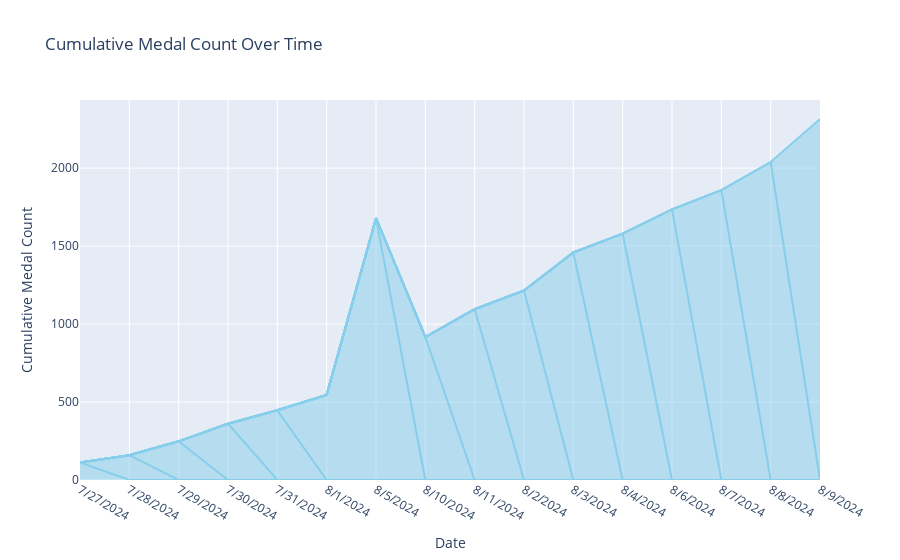

Notebook code for this chart:
### Code cell
# Area Chart: Cumulative Medal Count Over Time
area_data = df.groupby('medal_date').size().reset_index(name='medal_count')
area_data['cumulative'] = area_data['medal_count'].cumsum()
area_chart = px.area(area_data, 
                      x='medal_date', 
                      y='cumulative', 
                      title='Cumulative Medal Count Over Time',
                      labels={'medal_date': 'Date', 'cumulative': 'Cumulative Medal Count'},
                      line_group='medal_count',
                      color_discrete_sequence=['skyblue'])
area_chart.show()

### Figure 1 — Plotly figure (JSON) as saved in the notebook; plotly's stock layout.template omitted (floating-point values rounded to 4 significant figures)
{"data": [{"fillpattern": {"shape": ""}, "hovertemplate": "medal_count=112<br>Date=%{x}<br>Cumulative Medal Count=%{y}<extra></extra>", "legendgroup": "", "line": {"color": "skyblue"}, "marker": {"symbol": "circle"}, "mode": "lines", "name": "", "orientation": "v", "showlegend": false, "stackgroup": "1", "type": "scatter", "x": ["7/27/2024"], "xaxis": "x", "y": [112], "yaxis": "y"}, {"fillpattern": {"shape": ""}, "hovertemplate": "medal_count=47<br>Date=%{x}<br>Cumulative Medal Count=%{y}<extra></extra>", "legendgroup": "", "line": {"color": "skyblue"}, "marker": {"symbol": "circle"}, "mode": "lines", "name": "", "orientation": "v", "showlegend": false, "stackgroup": "1", "type": "scatter", "x": ["7/28/2024"], "xaxis": "x", "y": [159], "yaxis": "y"}, {"fillpattern": {"shape": ""}, "hovertemplate": "medal_count=89<br>Date=%{x}<br>Cumulative Medal Count=%{y}<extra></extra>", "legendgroup": "", "line": {"color": "skyblue"}, "marker": {"symbol": "circle"}, "mode": "lines", "name": "", "orientation": "v", "showlegend": false, "stackgroup": "1", "type": "scatter", "x": ["7/29/2024"], "xaxis": "x", "y": [248], "yaxis": "y"}, {"fillpattern": {"shape": ""}, "hovertemplate": "medal_count=113<br>Date=%{x}<br>Cumulative Medal Count=%{y}<extra></extra>", "legendgroup": "", "line": {"color": "skyblue"}, "marker": {"symbol": "circle"}, "mode": "lines", "name": "", "orientation": "v", "showlegend": false, "stackgroup": "1", "type": "scatter", "x": ["7/30/2024"], "xaxis": "x", "y": [361], "yaxis": "y"}, {"fillpattern": {"shape": ""}, "hovertemplate": "medal_count=86<br>Date=%{x}<br>Cumulative Medal Count=%{y}<extra></extra>", "legendgroup": "", "line": {"color": "skyblue"}, "marker": {"symbol": "circle"}, "mode": "lines", "name": "", "orientation": "v", "showlegend": false, "stackgroup": "1", "type": "scatter", "x": ["7/31/2024"], "xaxis": "x", "y": [447], "yaxis": "y"}, {"fillpattern": {"shape": ""}, "hovertemplate": "medal_count=99<br>Date=%{x}<br>Cumulative Medal Count=%{y}<extra></extra>", "legendgroup": "", "line": {"color": "skyblue"}, "marker": {"symbol": "circle"}, "mode": "lines", "name": "", "orientation": "v", "showlegend": false, "stackgroup": "1", "type": "scatter", "x": ["8/1/2024", "8/5/2024"], "xaxis": "x", "y": [546, 1679], "yaxis": "y"}, {"fillpattern": {"shape": ""}, "hovertemplate": "medal_count=371<br>Date=%{x}<br>Cumulative Medal Count=%{y}<extra></extra>", "legendgroup": "", "line": {"color": "skyblue"}, "marker": {"symbol": "circle"}, "mode": "lines", "name": "", "orientation": "v", "showlegend": false, "stackgroup": "1", "type": "scatter", "x": ["8/10/2024"], "xaxis": "x", "y": [917], "yaxis": "y"}, {"fillpattern": {"shape": ""}, "hovertemplate": "medal_count=178<br>Date=%{x}<br>Cumulative Medal Count=%{y}<extra></extra>", "legendgroup": "", "line": {"color": "skyblue"}, "marker": {"symbol": "circle"}, "mode": "lines", "name": "", "orientation": "v", "showlegend": false, "stackgroup": "1", "type": "scatter", "x": ["8/11/2024"], "xaxis": "x", "y": [1095], "yaxis": "y"}, {"fillpattern": {"shape": ""}, "hovertemplate": "medal_count=120<br>Date=%{x}<br>Cumulative Medal Count=%{y}<extra></extra>", "legendgroup": "", "line": {"color": "skyblue"}, "marker": {"symbol": "circle"}, "mode": "lines", "name": "", "orientation": "v", "showlegend": false, "stackgroup": "1", "type": "scatter", "x": ["8/2/2024"], "xaxis": "x", "y": [1215], "yaxis": "y"}, {"fillpattern": {"shape": ""}, "hovertemplate": "medal_count=244<br>Date=%{x}<br>Cumulative Medal Count=%{y}<extra></extra>", "legendgroup": "", "line": {"color": "skyblue"}, "marker": {"symbol": "circle"}, "mode": "lines", "name": "", "orientation": "v", "showlegend": false, "stackgroup": "1", "type": "scatter", "x": ["8/3/2024"], "xaxis": "x", "y": [1459], "yaxis": "y"}, {"fillpattern": {"shape": ""}, "hovertemplate": "medal_count=121<br>Date=%{x}<br>Cumulative Medal Count=%{y}<extra></extra>", "legendgroup": "", "line": {"color": "skyblue"}, "marker": {"symbol": "circle"}, "mode": "lines", "name": "", "orientation": "v", "showlegend": false, "stackgroup": "1", "type": "scatter", "x": ["8/4/2024"], "xaxis": "x", "y": [1580], "yaxis": "y"}, {"fillpattern": {"shape": ""}, "hovertemplate": "medal_count=56<br>Date=%{x}<br>Cumulative Medal Count=%{y}<extra></extra>", "legendgroup": "", "line": {"color": "skyblue"}, "marker": {"symbol": "circle"}, "mode": "lines", "name": "", "orientation": "v", "showlegend": false, "stackgroup": "1", "type": "scatter", "x": ["8/6/2024"], "xaxis": "x", "y": [1735], "yaxis": "y"}, {"fillpattern": {"shape": ""}, "hovertemplate": "medal_count=124<br>Date=%{x}<br>Cumulative Medal Count=%{y}<extra></extra>", "legendgroup": "", "line": {"color": "skyblue"}, "marker": {"symbol": "circle"}, "mode": "lines", "name": "", "orientation": "v", "showlegend": false, "stackgroup": "1", "type": "scatter", "x": ["8/7/2024"], "xaxis": "x", "y": [1859], "yaxis": "y"}, {"fillpattern": {"shape": ""}, "hovertemplate": "medal_count=180<br>Date=%{x}<br>Cumulative Medal Count=%{y}<extra></extra>", "legendgroup": "", "line": {"color": "skyblue"}, "marker": {"symbol": "circle"}, "mode": "lines", "name": "", "orientation": "v", "showlegend": false, "stackgroup": "1", "type": "scatter", "x": ["8/8/2024"], "xaxis": "x", "y": [2039], "yaxis": "y"}, {"fillpattern": {"shape": ""}, "hovertemplate": "medal_count=276<br>Date=%{x}<br>Cumulative Medal Count=%{y}<extra></extra>", "legendgroup": "", "line": {"color": "skyblue"}, "marker": {"symbol": "circle"}, "mode": "lines", "name": "", "orientation": "v", "showlegend": false, "stackgroup": "1", "type": "scatter", "x": ["8/9/2024"], "xaxis": "x", "y": [2315], "yaxis": "y"}], "layout": {"autosize": true, "legend": {"tracegroupgap": 0}, "title": {"text": "Cumulative Medal Count Over Time"}, "xaxis": {"anchor": "y", "autorange": true, "domain": [0, 1], "range": [0, 15], "title": {"text": "Date"}, "type": "category"}, "yaxis": {"anchor": "x", "autorange": true, "domain": [0, 1], "range": [0, 2437.0], "title": {"text": "Cumulative Medal Count"}, "type": "linear"}}}
